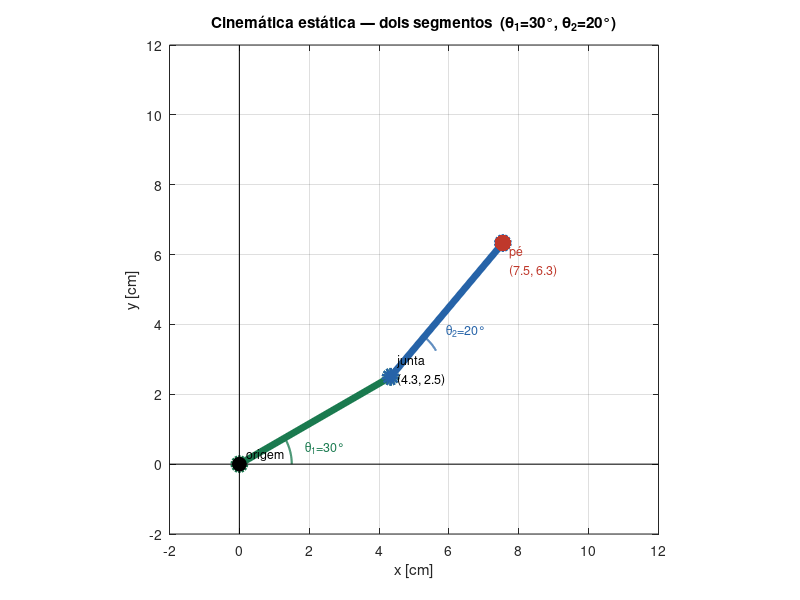

Recreate this plot in MATLAB.
% Ex1_3_1_DoisSegm.m
% Cinemática direta — dois segmentos em série
% Seção 1.3 | Aula 1 — Robô Otto
%
% Calcula e plota a configuração da perna (quadril–joelho–pé) para
% ângulos fixos theta1 e theta2, usando as equações:
%   x1 = L1 cos(theta1)             y1 = L1 sin(theta1)
%   x2 = x1 + L2 cos(theta1+theta2) y2 = y1 + L2 sin(theta1+theta2)
%
% Altere theta1 e theta2 para explorar diferentes configurações.

clc; clear; close all;

% --- parâmetros ---
L1     = 5;         % comprimento do 1º segmento [cm]
L2     = 5;         % comprimento do 2º segmento [cm]
theta1 = deg2rad(30);   % ângulo da 1ª junta (quadril) [rad]
theta2 = deg2rad(20);   % ângulo relativo da 2ª junta (joelho) [rad]

% --- cinemática ---
x1 = L1 * cos(theta1);
y1 = L1 * sin(theta1);

x2 = x1 + L2 * cos(theta1 + theta2);
y2 = y1 + L2 * sin(theta1 + theta2);

fprintf('Junta intermediária: (%.3f, %.3f) cm\n', x1, y1);
fprintf('Posição do pé:       (%.3f, %.3f) cm\n', x2, y2);

% --- figura ---
figure('Position', [100 100 480 480]);

% segmento 1 (verde — quadril→joelho)
plot([0 x1], [0 y1], '-o', ...
    'LineWidth', 5, 'Color', [0.10 0.48 0.31], ...
    'MarkerSize', 8, 'MarkerFaceColor', [0.10 0.48 0.31]); hold on;

% segmento 2 (azul — joelho→pé)
plot([x1 x2], [y1 y2], '-o', ...
    'LineWidth', 5, 'Color', [0.15 0.39 0.66], ...
    'MarkerSize', 8, 'MarkerFaceColor', [0.15 0.39 0.66]);

% origem
plot(0, 0, 'ko', 'MarkerSize', 10, 'MarkerFaceColor', 'k');

% pé
plot(x2, y2, 'o', 'MarkerSize', 12, ...
    'MarkerFaceColor', [0.75 0.22 0.17], 'MarkerEdgeColor', 'none');

% arco theta1
th_arc = linspace(0, theta1, 40);
r_arc  = 1.5;
plot(r_arc*cos(th_arc), r_arc*sin(th_arc), 'Color', [0.10 0.48 0.31], 'LineWidth', 1.5);
text(r_arc*cos(theta1/2)*1.3, r_arc*sin(theta1/2)*1.3, ...
    sprintf('\\theta_1=%d°', round(rad2deg(theta1))), ...
    'FontSize', 9, 'Color', [0.10 0.48 0.31]);

% arco theta2 (relativo ao 1º segmento)
th_arc2 = linspace(theta1, theta1+theta2, 40);
plot(x1 + r_arc*cos(th_arc2), y1 + r_arc*sin(th_arc2), ...
    'Color', [0.15 0.39 0.66], 'LineWidth', 1.5);
text(x1 + r_arc*cos(theta1+theta2/2)*1.4, ...
     y1 + r_arc*sin(theta1+theta2/2)*1.4, ...
    sprintf('\\theta_2=%d°', round(rad2deg(theta2))), ...
    'FontSize', 9, 'Color', [0.15 0.39 0.66]);

% rótulos dos pontos
text( 0.2,  0.3, 'origem', 'FontSize', 9);
text(x1+0.2, y1+0.2, sprintf('junta\n(%.1f, %.1f)', x1, y1), 'FontSize', 9);
text(x2+0.2, y2-0.5, sprintf('pé\n(%.1f, %.1f)', x2, y2), ...
    'FontSize', 9, 'Color', [0.75 0.22 0.17]);

% eixos
plot([-2 12], [0 0], 'k-', 'LineWidth', 0.5);
plot([0 0], [-2 12], 'k-', 'LineWidth', 0.5);
axis equal; grid on;
xlim([-2 12]); ylim([-2 12]);
xlabel('x [cm]'); ylabel('y [cm]');
title(sprintf('Cinemática estática — dois segmentos  (\\theta_1=%d°, \\theta_2=%d°)', ...
    round(rad2deg(theta1)), round(rad2deg(theta2))));

% exportgraphics(gcf, 'fig01_cinematica_estatica.png', 'Resolution', 150);
